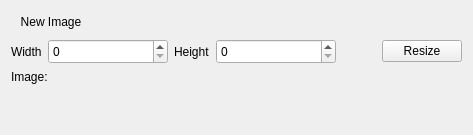
     <widget class="QWidget" name="ImagesTab">
      <attribute name="title">
       <string>Images</string>
      </attribute>
      <layout class="QGridLayout" name="gridLayout_2">
       <item row="0" column="0">
        <widget class="QPushButton" name="newImagePushButton">
         <property name="sizePolicy">
          <sizepolicy hsizetype="Fixed" vsizetype="Fixed">
           <horstretch>0</horstretch>
           <verstretch>0</verstretch>
          </sizepolicy>
         </property>
         <property name="cursor">
          <cursorShape>PointingHandCursor</cursorShape>
         </property>
         <property name="mouseTracking">
          <bool>true</bool>
         </property>
         <property name="focusPolicy">
          <enum>Qt::StrongFocus</enum>
         </property>
         <property name="text">
          <string>New Image</string>
         </property>
         <property name="autoDefault">
          <bool>false</bool>
         </property>
         <property name="default">
          <bool>true</bool>
         </property>
         <property name="flat">
          <bool>true</bool>
         </property>
        </widget>
       </item>
       <item row="2" column="0">
        <widget class="QLabel" name="imageLabel">
         <property name="text">
          <string>Image:</string>
         </property>
        </widget>
       </item>
       <item row="2" column="1">
        <widget class="QLabel" name="picture">
         <property name="frameShape">
          <enum>QFrame::NoFrame</enum>
         </property>
         <property name="text">
          <string/>
         </property>
        </widget>
       </item>
       <item row="0" column="2">
        <spacer name="horizontalSpacer_5">
         <property name="orientation">
          <enum>Qt::Horizontal</enum>
         </property>
         <property name="sizeType">
          <enum>QSizePolicy::Fixed</enum>
         </property>
         <property name="sizeHint" stdset="0">
          <size>
           <width>250</width>
           <height>20</height>
          </size>
         </property>
        </spacer>
       </item>
       <item row="3" column="0">
        <spacer name="verticalSpacer">
         <property name="orientation">
          <enum>Qt::Vertical</enum>
         </property>
         <property name="sizeHint" stdset="0">
          <size>
           <width>20</width>
           <height>40</height>
          </size>
         </property>
        </spacer>
       </item>
       <item row="1" column="0" colspan="3">
        <layout class="QHBoxLayout" name="horizontalLayout">
         <item>
          <widget class="QLabel" name="label_3">
           <property name="text">
            <string>Width</string>
           </property>
          </widget>
         </item>
         <item>
          <widget class="QSpinBox" name="imageWidth">
           <property name="minimumSize">
            <size>
             <width>120</width>
             <height>25</height>
            </size>
           </property>
          </widget>
         </item>
         <item>
          <widget class="QLabel" name="label_4">
           <property name="text">
            <string>Height</string>
           </property>
          </widget>
         </item>
         <item>
          <widget class="QSpinBox" name="imageHeight">
           <property name="minimumSize">
            <size>
             <width>120</width>
             <height>25</height>
            </size>
           </property>
          </widget>
         </item>
         <item>
          <spacer name="horizontalSpacer_6">
           <property name="orientation">
            <enum>Qt::Horizontal</enum>
           </property>
           <property name="sizeHint" stdset="0">
            <size>
             <width>40</width>
             <height>20</height>
            </size>
           </property>
          </spacer>
         </item>
         <item>
          <widget class="QPushButton" name="imageResizeButton">
           <property name="text">
            <string>Resize</string>
           </property>
          </widget>
         </item>
        </layout>
       </item>
      </layout>
     </widget>
